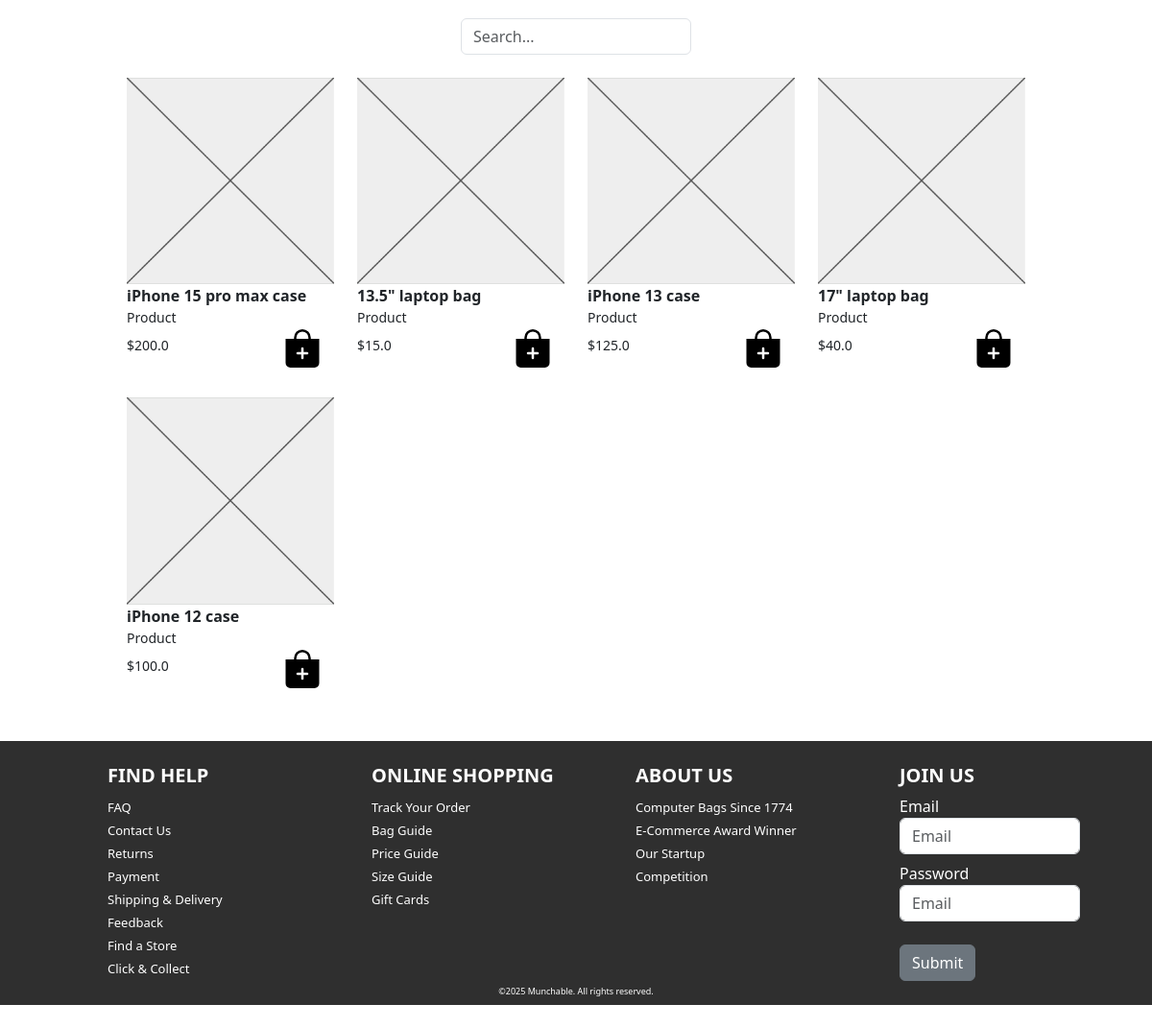
The app's page /shop (lower part), older data.
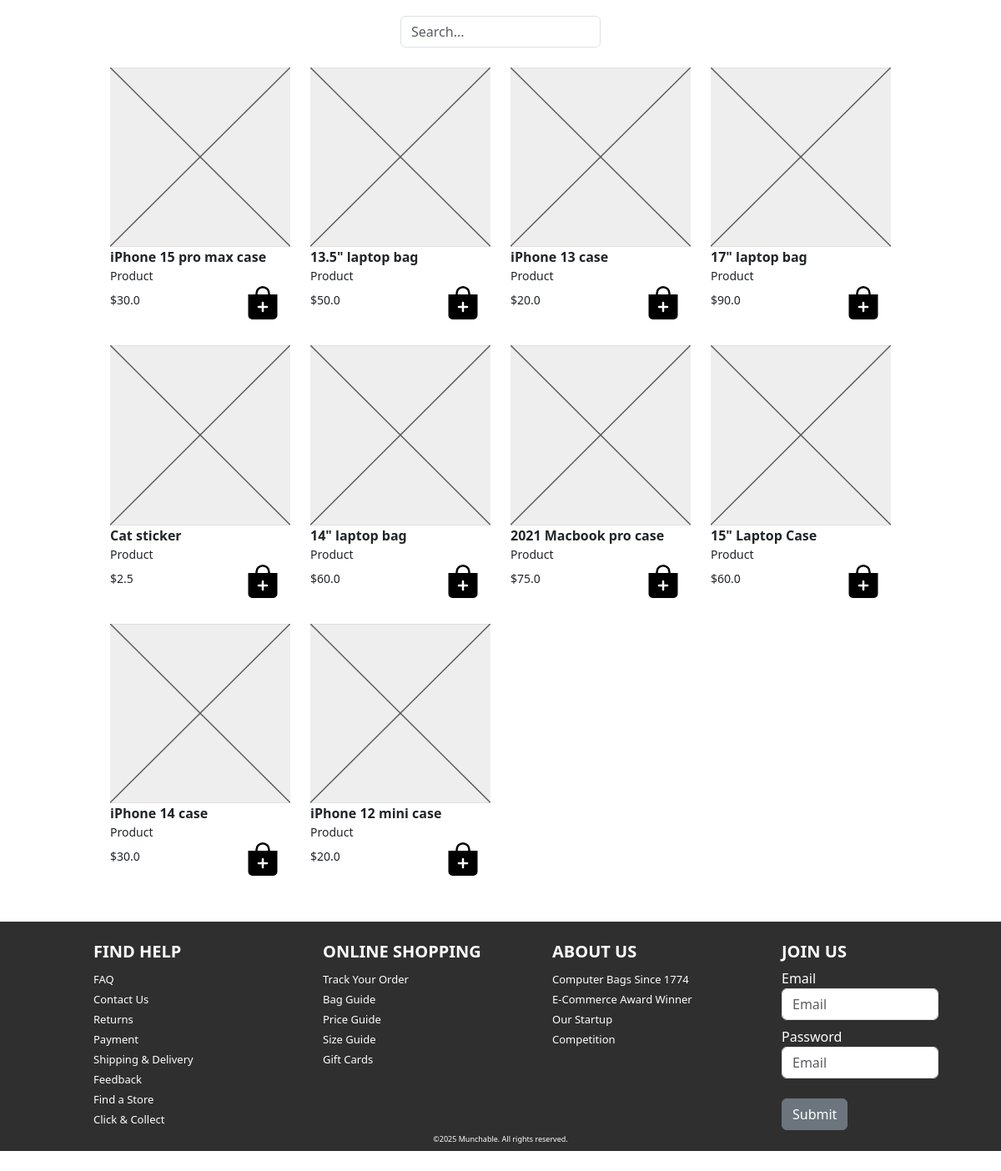
The same page, newer data.
### tables this page shows
CREATE TABLE tbl_items(
  	id INTEGER,
	name VARCHAR(50),
  	cost FLOAT,
  	image BLOB,
  	stock INT,
    PRIMARY KEY (id)
);

### app.py (the view, shortened to what this page needs)
@app.route('/shop', methods=['GET', 'POST'])
def index():
    role = session.get('role', None)
    user = session.get('id', None)
    if request.form.get('action') == 'login':
       return redirect('/login')
    if request.form.get('action') == 'admin':
       return redirect('/admin')
    if request.form.get('action') == 'account':
       return redirect('/account')
    sortcolumn = 'id'
    sortvar = 'ASC'
    searchinput = ''
    data = get_items(searchinput, sortvar, sortcolumn)
    return render_template("shop.html", items=data, role=role, user=user)

### app.py (called while the page is built)
def get_db_connection():
  conn = None;
  try:
      conn = sqlite3.connect("assets/shopped_data.db");
      print("---------------------------------------------------------------")
      print("[LOG] - Connected to database. Version", sqlite3.version);
  except Error as er:
      print(er);
  conn.row_factory = sqlite3.Row;
  sql = """
          PRAGMA foreign_keys = ON
          """
  conn.execute(sql);
  return conn

def get_items(searchinput, sortvar, sortcolumn):
  conn = get_db_connection()
  cur = conn.cursor()
  sql = f"""
  SELECT * FROM tbl_items
  WHERE (id LIKE '%{searchinput}%'
  OR name LIKE '%{searchinput}%'
  OR cost LIKE '%{searchinput}%'
  OR image LIKE '%{searchinput}%'
  OR stock LIKE '%{searchinput}%')
  ORDER BY {sortcolumn} {sortvar}
  """
  changed_table = cur.execute(sql).fetchall()
  print(f"[LOG] - Table has been updated. Sort type: {sortvar}, column sorted: {sortcolumn}, search input: {searchinput}.")
  print("---------------------------------------------------------------")
  conn.close()
  return changed_table;

### templates/shop.html (shortened to what this page needs)
<!doctype html>
<html lang="en" data-bs-theme="auto">
<head>
    <link href="https://cdn.jsdelivr.net/npm/bootstrap@5.3.3/dist/css/bootstrap.min.css" rel="stylesheet"
>
    <link rel="stylesheet" href="https://cdn.jsdelivr.net/npm/@docsearch/css@3">
    <link rel="stylesheet" href="https://cdn.jsdelivr.net/npm/bootstrap-icons@1.11.3/font/bootstrap-icons.min.css">
    <link href="../assets/dist/css/bootstrap.min.css" rel="stylesheet">
</head>
<body>
    <form method="POST" class="mx-auto" style="width: 20vw;">
        <input type="text" name="search" placeholder="Search..." class="form-control mt-4" autocomplete="off" maxlength="100"
            value="{{ request.form.get('search', '') }}">
    </form>
    <div class="container-fluid" style="width: 80%;">
        <div class="row">
            {% for i in items %}
            <div class="col-12 col-sm-6 col-md-4 col-lg-3 mt-4">
                <a href="#" class="text-decoration-none text-reset">
                    <img src="/assets/images/Screen Shot 2025-09-09 at 12.11.10 PM.png" height="width" width="100%">
                    <small class="d-inline fs-6 fw-bold">{{ i['name'] }}</small>
                </a>
                <form method="POST">
                    <button type="submit" name="action" value="cart" class="btn float-end mt-3 btn-hover-raise">
                        <svg width="40" height="40">
                            <use xlink:href="#add"></use>
                        </svg>
                    </button>
                </form>
                <small class="d-block fw-lighter">Product</small>
                <small class="d-block mt-2">${{ i['cost'] }}</small>
            </div>
            {% endfor %}
        </div>
    </div>
    <div class="container-fluid mt-5 mb-4" style="background-color:rgb(47, 47, 47); height:275px;">
        <div class="row" style="color:white">
            <div class="col offset-md-1">
                <a href="#" class="text-decoration-none text-reset">
                    <h5 class="fw-bold pt-4">FIND HELP</h5>
                </a>
                <a href="#" class="text-decoration-none text-reset" style="font-size:13px;">
                    FAQ <br>Contact Us <br>Returns <br>Payment <br>Shipping & Delivery <br>Feedback <br>Find a Store
                    <br>Click & Collect
                </a>
            </div>
            <div class="col">
                <a href="#" class="text-decoration-none text-reset">
                    <h5 class="fw-bold pt-4">ONLINE SHOPPING</h5>
                </a>
                <a href="#" class="text-decoration-none text-reset" style="font-size:13px;">
                    Track Your Order <br>Bag Guide <br>Price Guide <br>Size Guide <br>Gift Cards
                </a>
            </div>
            <div class="col">
                <a href="#" class="text-decoration-none text-reset">
                    <h5 class="fw-bold pt-4">ABOUT US</h5>
                </a>
                <a href="#" class="text-decoration-none text-reset" style="font-size:13px;">
                    Computer Bags Since 1774 <br>E-Commerce Award Winner <br>Our Startup <br>Competition
                </a>
            </div>
            <div class="col">
                <a href="#" class="text-decoration-none text-reset">
                    <h5 class="fw-bold pt-4">JOIN US</h5>
                </a>
                <h8>Email</h8>
                <input class="form-control mb-2 w-75" placeholder="Email" autocomplete="off" spellcheck="false">
                <h8>Password</h8>
                <input class="form-control w-75" placeholder="Email" autocomplete="off" spellcheck="false">
                <form method="POST">
                    <button type="submit" name="action" value="login" class="btn btn-secondary mt-4">Submit</button>
                </form>
            </div>
        </div>
        <div class="row text-center mt-1">
            <a style="color:white; font-size:9px;">©2025 Munchable. All rights reserved.</a>
        </div>
    </div>
</body>
</html>

### templates/shop.html (style rules this page uses)
.btn-hover-raise { transition: transform 0.2s ease; }

Row changes from the older to the newer data that the page shows:
changed tbl_items "iPhone 15 pro max case": cost "200.0" → "30.0"
changed tbl_items "13.5\" laptop bag": cost "15.0" → "50.0"
changed tbl_items "iPhone 13 case": cost "125.0" → "20.0"
changed tbl_items "17\" laptop bag": cost "40.0" → "90.0"
changed tbl_items: name "iPhone 12 case" → "Cat sticker"; cost "100.0" → "2.5"
added tbl_items: name "14\" laptop bag", cost "60.0"
added tbl_items: name "2021 Macbook pro case", cost "75.0"
added tbl_items: name "15\" Laptop Case", cost "60.0"
added tbl_items: name "iPhone 14 case", cost "30.0"
added tbl_items: name "iPhone 12 mini case", cost "20.0"
